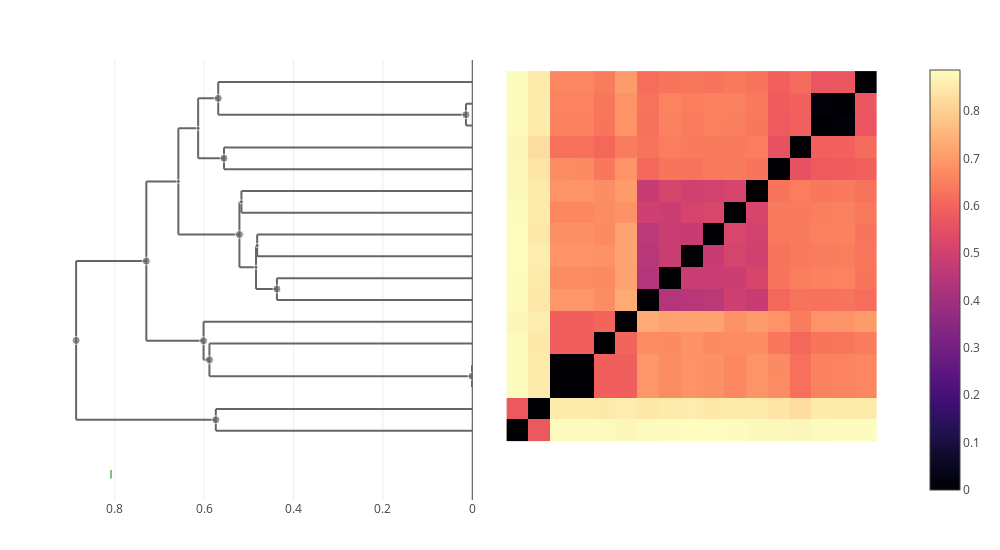

Notebook source saved alongside this figure:
### Markdown cell above
### salivarius

### Code cell
let taxon = "salivarius"
    trees[taxon] = cluster_annotate(cdata, taxon)
    plot(clustermap(cdata, trees[taxon]))
end

### Figure 1 — Plotly figure (JSON) as saved in the notebook; plotly's stock layout.template omitted (floating-point values rounded to 4 significant figures; data arrays with more than 128 entries replaced by an {"elided": "..."} marker saying what was removed)
{"data": [{"colorscale": {"elided": "256x2 mixed values"}, "type": "heatmap", "x": [0.5, 1.5, 2.5, 3.5, 4.5, 5.5, 6.5, 7.5, 8.5, 9.5, 10.5, 11.5, 12.5, 13.5, 14.5, 15.5, 16.5, 17.5], "y": [0.5, 1.5, 2.5, 3.5, 4.5, 5.5, 6.5, 7.5, 8.5, 9.5, 10.5, 11.5, 12.5, 13.5, 14.5, 15.5, 16.5, 17.5], "z": {"elided": "17x17 float values"}}, {"hoverinfo": "skip", "line": {"color": "#666666"}, "mode": "lines", "showlegend": false, "type": "scatter", "x": [0.0005492, 0.0005492, null, 0.0005492, 0, null, 0.0005492, 0, null], "xaxis": "x2", "y": [3, 4, null, 3, 3, null, 4, 4, null], "yaxis": "y"}, {"hoverinfo": "skip", "line": {"color": "#666666"}, "mode": "lines", "showlegend": false, "type": "scatter", "x": [0.7294, 0.7294, null, 0.7294, 0.6013, null, 0.7294, 0.6577, null], "xaxis": "x2", "y": [5.125, 12.44, null, 5.125, 5.125, null, 12.44, 12.44, null], "yaxis": "y"}, {"hoverinfo": "skip", "line": {"color": "#666666"}, "mode": "lines", "showlegend": false, "type": "scatter", "x": [0.4813, 0.4813, null, 0.4813, 0, null, 0.4813, 0, null], "xaxis": "x2", "y": [9, 10, null, 9, 9, null, 10, 10, null], "yaxis": "y"}, {"hoverinfo": "skip", "line": {"color": "#666666"}, "mode": "lines", "showlegend": false, "type": "scatter", "x": [0.5685, 0.5685, null, 0.5685, 0.01408, null, 0.5685, 0, null], "xaxis": "x2", "y": [15.5, 17, null, 15.5, 15.5, null, 17, 17, null], "yaxis": "y"}, {"hoverinfo": "skip", "line": {"color": "#666666"}, "mode": "lines", "showlegend": false, "type": "scatter", "x": [0.5556, 0.5556, null, 0.5556, 0, null, 0.5556, 0, null], "xaxis": "x2", "y": [13, 14, null, 13, 13, null, 14, 14, null], "yaxis": "y"}, {"hoverinfo": "skip", "line": {"color": "#666666"}, "mode": "lines", "showlegend": false, "type": "scatter", "x": [0.6013, 0.6013, null, 0.6013, 0.5882, null, 0.6013, 0, null], "xaxis": "x2", "y": [4.25, 6, null, 4.25, 4.25, null, 6, 6, null], "yaxis": "y"}, {"hoverinfo": "skip", "line": {"color": "#666666"}, "mode": "lines", "showlegend": false, "type": "scatter", "x": [0.01408, 0.01408, null, 0.01408, 0, null, 0.01408, 0, null], "xaxis": "x2", "y": [15, 16, null, 15, 15, null, 16, 16, null], "yaxis": "y"}, {"hoverinfo": "skip", "line": {"color": "#666666"}, "mode": "lines", "showlegend": false, "type": "scatter", "x": [0.4839, 0.4839, null, 0.4839, 0.4372, null, 0.4839, 0.4813, null], "xaxis": "x2", "y": [7.5, 9.5, null, 7.5, 7.5, null, 9.5, 9.5, null], "yaxis": "y"}, {"hoverinfo": "skip", "line": {"color": "#666666"}, "mode": "lines", "showlegend": false, "type": "scatter", "x": [0.5211, 0.5211, null, 0.5211, 0.4839, null, 0.5211, 0.5166, null], "xaxis": "x2", "y": [8.5, 11.5, null, 8.5, 8.5, null, 11.5, 11.5, null], "yaxis": "y"}, {"hoverinfo": "skip", "line": {"color": "#666666"}, "mode": "lines", "showlegend": false, "type": "scatter", "x": [0.5882, 0.5882, null, 0.5882, 0.0005492, null, 0.5882, 0, null], "xaxis": "x2", "y": [3.5, 5, null, 3.5, 3.5, null, 5, 5, null], "yaxis": "y"}, {"hoverinfo": "skip", "line": {"color": "#666666"}, "mode": "lines", "showlegend": false, "type": "scatter", "x": [0.4372, 0.4372, null, 0.4372, 0, null, 0.4372, 0, null], "xaxis": "x2", "y": [7, 8, null, 7, 7, null, 8, 8, null], "yaxis": "y"}, {"hoverinfo": "skip", "line": {"color": "#666666"}, "mode": "lines", "showlegend": false, "type": "scatter", "x": [0.5166, 0.5166, null, 0.5166, 0, null, 0.5166, 0, null], "xaxis": "x2", "y": [11, 12, null, 11, 11, null, 12, 12, null], "yaxis": "y"}, {"hoverinfo": "skip", "line": {"color": "#666666"}, "mode": "lines", "showlegend": false, "type": "scatter", "x": [0.6577, 0.6577, null, 0.6577, 0.5211, null, 0.6577, 0.6135, null], "xaxis": "x2", "y": [10, 14.88, null, 10, 10, null, 14.88, 14.88, null], "yaxis": "y"}, {"hoverinfo": "skip", "line": {"color": "#666666"}, "mode": "lines", "showlegend": false, "type": "scatter", "x": [0.5739, 0.5739, null, 0.5739, 0, null, 0.5739, 0, null], "xaxis": "x2", "y": [1, 2, null, 1, 1, null, 2, 2, null], "yaxis": "y"}, {"hoverinfo": "skip", "line": {"color": "#666666"}, "mode": "lines", "showlegend": false, "type": "scatter", "x": [0.8865, 0.8865, null, 0.8865, 0.5739, null, 0.8865, 0.7294, null], "xaxis": "x2", "y": [1.5, 8.781, null, 1.5, 1.5, null, 8.781, 8.781, null], "yaxis": "y"}, {"hoverinfo": "skip", "line": {"color": "#666666"}, "mode": "lines", "showlegend": false, "type": "scatter", "x": [0.6135, 0.6135, null, 0.6135, 0.5556, null, 0.6135, 0.5685, null], "xaxis": "x2", "y": [13.5, 16.25, null, 13.5, 13.5, null, 16.25, 16.25, null], "yaxis": "y"}, {"customdata": [[30, 5], [32, 15], [21, 2], [25, 2], [26, 3], [29, 4], [19, 2], [22, 4], [24, 6], [28, 3], [20, 2], [23, 2], [31, 11], [27, 2], [33, 17], [18, 2]], "hovertemplate": "ID: %{customdata[0]}<br>\nHeight: %{x:.3f}<br>\nGenome count: %{customdata[1]}\n\n<extra></extra>", "marker": {"color": "#666666", "size": [4, 8, 4, 8, 8, 8, 8, 4, 8, 8, 8, 4, 4, 8, 8, 8]}, "mode": "markers", "showlegend": false, "type": "scatter", "x": [0.6135, 0.7294, 0.4813, 0.5556, 0.5685, 0.6013, 0.01408, 0.4839, 0.5211, 0.5882, 0.4372, 0.5166, 0.6577, 0.5739, 0.8865, 0.0005492], "xaxis": "x2", "y": [14.88, 8.781, 9.5, 13.5, 16.25, 5.125, 15.5, 8.5, 10, 4.25, 7.5, 11.5, 12.44, 1.5, 5.141, 3.5], "yaxis": "y"}, {"hovertemplate": "%{text} <br>\n%{x}\n<extra></extra>\n", "marker": {"color": "green", "line": {"color": "green", "width": 1}, "symbol": "line-ns"}, "mode": "markers", "text": ["vestibularis"], "type": "scatter", "x": [0.8084], "xaxis": "x2", "y": [-1, -1]}], "layout": {"height": 550, "hovermode": "closest", "margin": {"b": 50, "l": 50, "r": 50, "t": 60}, "showlegend": false, "width": 1000, "xaxis": {"autorange": true, "domain": [0.505, 1], "range": [-0.689, 18.69], "scaleanchor": "y", "type": "linear", "visible": false}, "xaxis2": {"autorange": true, "domain": [0, 0.495], "range": [0.945, 0], "rangemode": "nonnegative", "showspikes": true, "spikedash": "solid", "spikemode": "across", "spikethickness": 1, "type": "linear"}, "yaxis": {"autorange": true, "domain": [0, 1], "range": [-2.182, 18.01], "scaleanchor": "x", "type": "linear", "visible": false}}}
